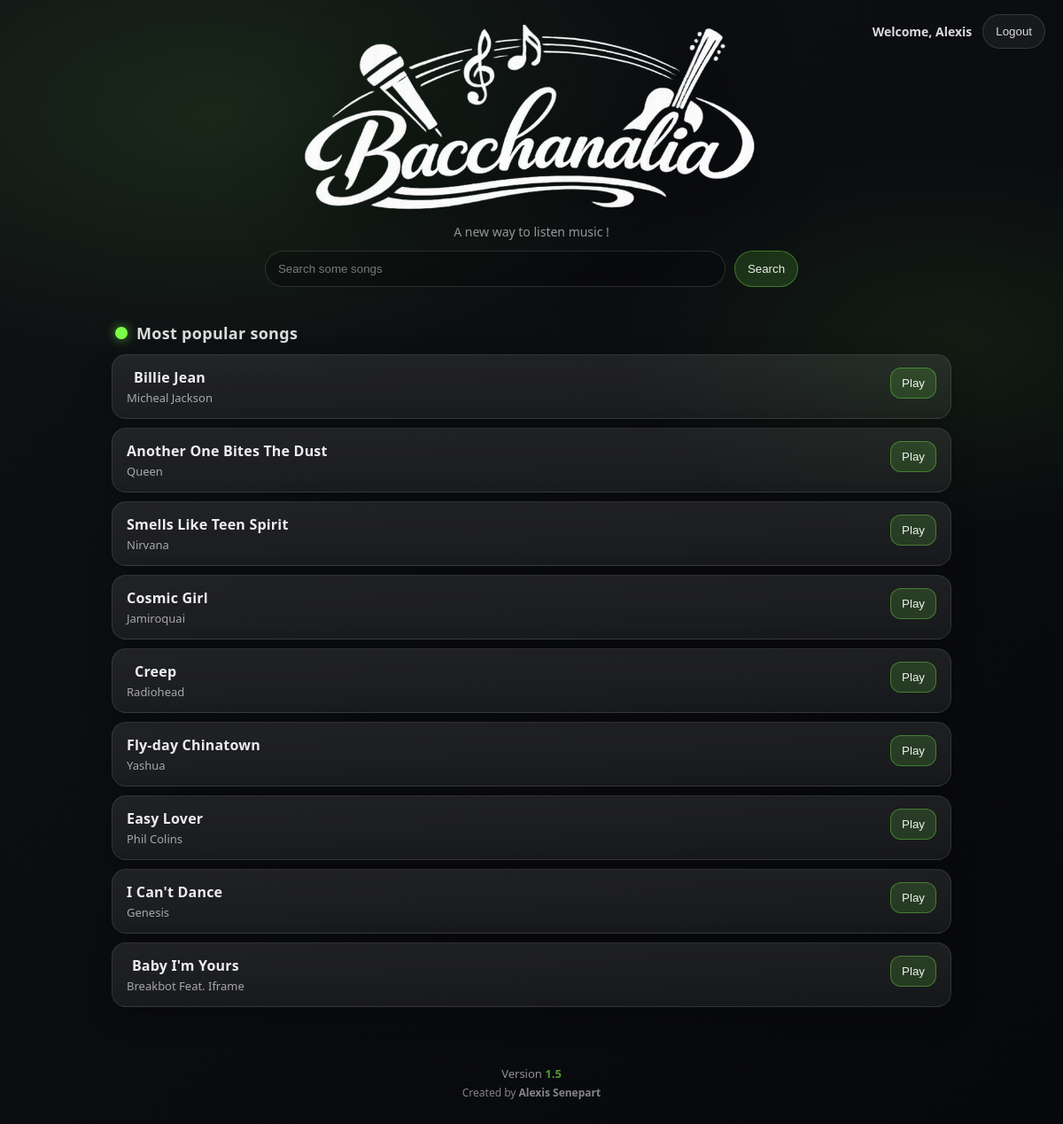
The page / (signed in) on the database its author committed.
### tables this page shows
CREATE TABLE "audios" (
	"id"	INTEGER,
	"title"	TEXT,
	"artist"	TEXT,
	"duration"	INTEGER,
	"path"	TEXT,
	"cover"	TEXT,
	PRIMARY KEY("id" AUTOINCREMENT)
);

### core.py (the view)
@app.route("/")
def hello_world():
    if "user_id" not in session:
        return redirect("/login")
    q = request.args.get('q')
    songs = search(q) if q else all_songs()
    length = list_size()
    results = []
    for r in songs:
        cover = f"{r[5]}.jpg"
        file = f"{r[4]}.mp3"
        song = Song(r[1],r[2],r[3],file,cover)
        results.append(song)
    return render_template("index.html",songs=results,q=q,length=length)

### core.py (called while the page is built)
def list_size():
    database = sqlite3.connect("songs.db")
    cursor = database.cursor()
    cursor.execute("SELECT COUNT(*) audios")
    number = cursor.fetchone()[0]
    database.close()
    return number

def all_songs():
    database = sqlite3.connect("songs.db")
    cursor = database.cursor()
    cursor.execute(f"SELECT * FROM audios")
    result = cursor.fetchall()
    database.close()
    return result

### templates/index.html (shortened to what this page needs)
<!DOCTYPE html>
<html lang="en">
<head>
</head>
<body>
  <header class="hero">
    <img id="logo" src="{{ url_for('static', filename='img/logo.png') }}" alt="Bacchanalia">
    <p class="subtitle">A new way to listen music !</p>
    <form class="searchbar" method="get">
      <input type="text" id="sct" name="q" placeholder="Search some songs" value="{{ q }}">
      <button class="btn btn-primary" type="submit">Search</button>
    </form>
    <div class="user-box">
    <h3>Welcome, {{ session.name }}</h3>
    <form class="logout" action="/logout" method="POST">
      <button class="btn btn-danger" type="submit">Logout</button>
    </form>
  </div>
  <main class="container">
    <h2 class="section-title">Most popular songs</h2>
    <div class="songs">
      {% for song in songs %}
        <div class="r_song">
          <div class="info">
            <div class="title">{{ song.title }}</div>
            <div class="meta">{{ song.author }}</div>
          </div>
          <button class="play-btn" onclick="launch('/play/{{ song.file }}','/image/{{ song.cover }}')">
            Play
          </button>
        </div>
      {% endfor %}
    </div>
  </main>
  <footer class="footer">
  <div>Version <b style="color:rgba(124,255,74,.6)">1.5</b></div>
  <div class="credit">Created by <b>Alexis Senepart</b></div>
</footer>
</body>
</html>

### templates/index.html (style rules this page uses)
:root { --bg1:#0f1115; --bg2:#07080b; --card: rgba(255,255,255,.06); --card2: rgba(255,255,255,.09); --border: rgba(255,255,255,.12); --text: rgba(255,255,255,.92); --muted: rgba(255,255,255,.62); --accent: #7CFF4A; --accentSoft: rgba(124,255,74,.18); --radius: 16px; }
* { box-sizing:border-box; }
html,body { height:100%; }
body { margin:0; color:var(--text); font-family: ui-sans-serif, system-ui, -apple-system, Segoe UI, Roboto, Arial, sans-serif; -webkit-font-smoothing: antialiased; background: radial-gradient(900px 500px at 20% 10%, rgba(124,255,74,.10), transparent 60%), radial-gradient(700px 400px at 90% 30%, rgba(124,255,74,.07), transparent 55%), linear-gradient(135deg, var(--bg1), var(--bg2)); background-attachment: fixed; }
.hero { padding: 28px 16px 14px; text-align:center; }
#logo { width: min(520px, 92vw); display:block; margin: 0 auto 10px; filter: drop-shadow(0 18px 35px rgba(0,0,0,.6)); }
.subtitle { color: var(--muted); margin: 8px 0 12px; font-size: 14px; }
.searchbar { display:flex; justify-content:center; gap:10px; flex-wrap:wrap; margin: 10px auto 14px; }
.searchbar input[type="text"] { width: min(520px, 84vw); padding: 12px 14px; border-radius: 999px; border: 1px solid rgba(255,255,255,.14); background: rgba(0,0,0,.25); color: var(--text); outline: none; transition: border-color .15s ease, box-shadow .15s ease; }
.searchbar input[type="text"]::placeholder { color: rgba(255,255,255,.45); }
.btn { border: 1px solid rgba(255,255,255,.14); background: rgba(255,255,255,.08); color: var(--text); padding: 11px 14px; border-radius: 999px; cursor: pointer; transition: transform .12s ease, border-color .12s ease, background .12s ease; }
.btn-primary { border-color: rgba(124,255,74,.35); background: rgba(124,255,74,.14); }
.btn-danger { border-color: rgba(255,255,255,.14); background: rgba(255,255,255,.06); opacity: .92; }
.container { max-width: 980px; margin: 0 auto; padding: 8px 16px 40px; }
.r_song { display:flex; align-items:flex-start; gap: 12px; padding: 14px 16px; margin: 10px auto; border-radius: var(--radius); background: linear-gradient(180deg, var(--card2), var(--card)); border: 1px solid rgba(255,255,255,.10); box-shadow: 0 10px 30px rgba(0,0,0,.25); transition: transform .14s ease, border-color .14s ease, box-shadow .14s ease; }
.r_song .title { font-weight: 750; letter-spacing: .2px; }
.r_song .meta { font-size: 13px; color: var(--muted); margin-top: 3px; }
.r_song button, .r_song .play-btn { margin-left: auto; padding: 9px 12px; border-radius: 12px; border: 1px solid rgba(124,255,74,.35); background: rgba(124,255,74,.14); color: var(--text); cursor:pointer; transition: transform .12s ease, background .12s ease, border-color .12s ease; }
.footer { text-align:center; color: rgba(255,255,255,.55); padding: 16px 0 26px; font-size: 13px; }
.section-title { font-size: 18px; font-weight: 700; letter-spacing: .3px; margin: 18px 4px 12px; color: rgba(255,255,255,.85); display: flex; align-items: center; gap: 10px; }
.section-title::before { content: ""; width: 14px; height: 14px; border-radius: 50%; background: var(--accent); box-shadow: 0 0 12px rgba(124,255,74,.6); }
.footer .credit { margin-top: 4px; font-size: 12px; color: rgba(255,255,255,.5); }
.hero { position: relative; }
.user-box { position: absolute; top: 16px; right: 20px; display: flex; align-items: center; gap: 12px; }
.user-box h3 { margin: 0; font-size: 14px; font-weight: 600; color: rgba(255,255,255,.85); }
.r_song .meta { text-align:left; }

### rows shown on the page
audios: title "Billie Jean", author "Micheal Jackson"
audios: title "Another One Bites The Dust", author "Queen"
audios: title "Smells Like Teen Spirit", author "Nirvana"
audios: title "Cosmic Girl", author "Jamiroquai"
audios: title "Creep", author "Radiohead"
audios: title "Fly-day Chinatown", author "Yashua"
audios: title "Easy Lover", author "Phil Colins"
audios: title "I Can't Dance", author "Genesis"
audios: title "Baby I'm Yours", author "Breakbot Feat. Iframe"

### other values the page prints
{{ session.name }} "Alexis"
